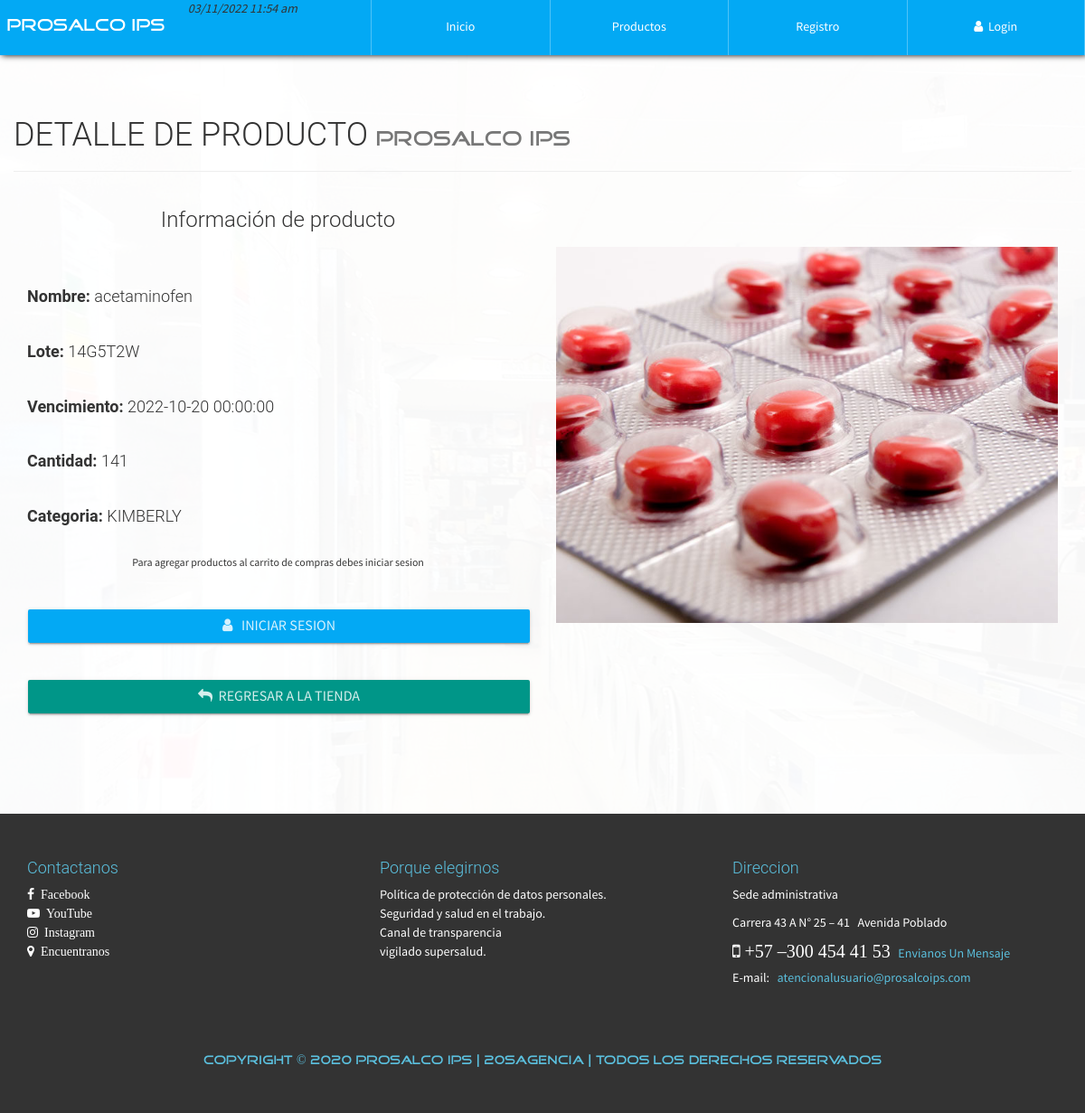
Before: /infoProd.php?CodigoProd=1234 with the older database file.
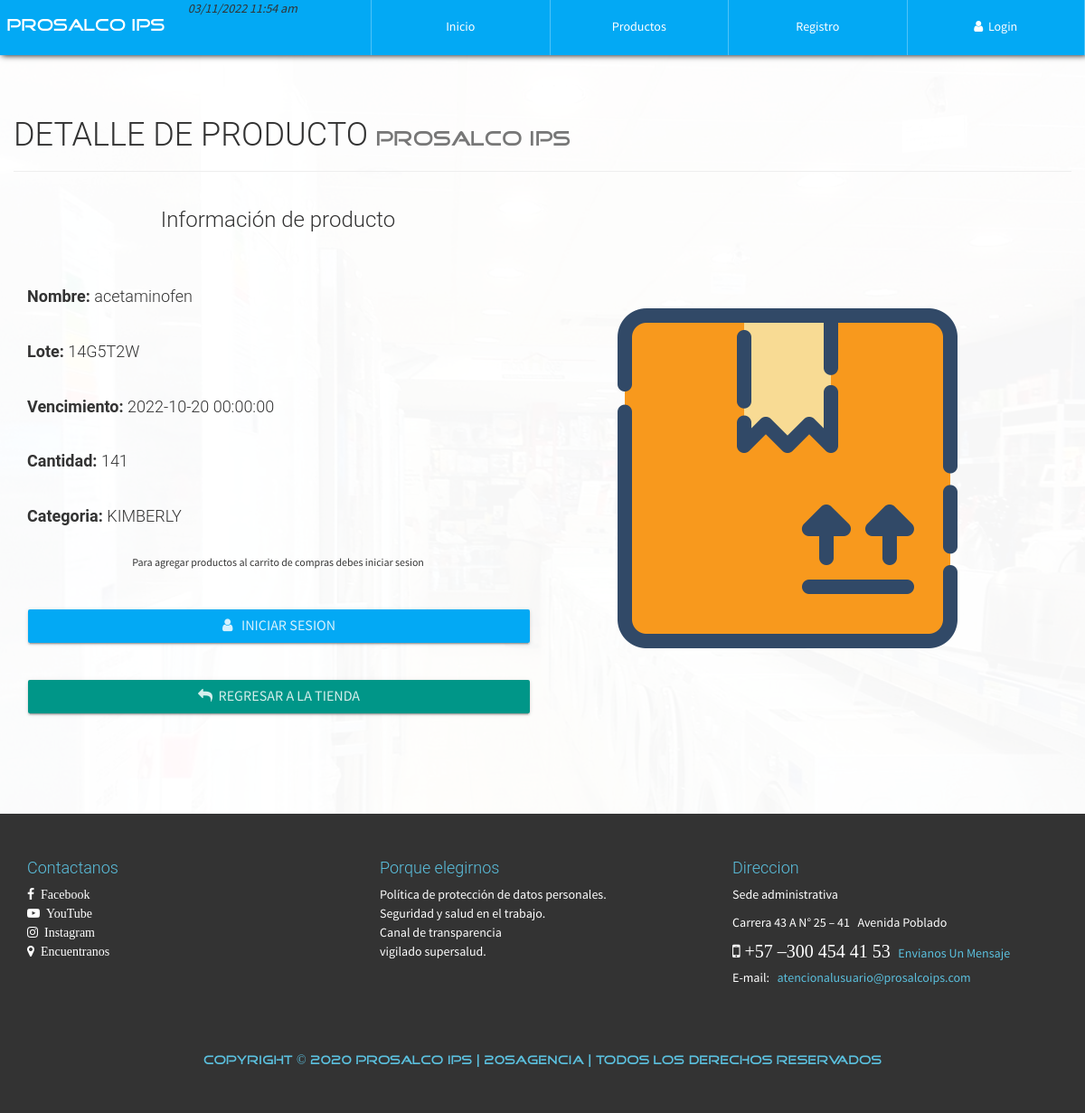
After: the same page with the newer database file.
### tables this page shows
CREATE TABLE `producto` (
  `id` int(20) NOT NULL,
  `CodigoProd` varchar(30) NOT NULL,
  `NombreProd` varchar(30) NOT NULL,
  `CodigoCat` varchar(30) NOT NULL,
  `presentacion` varchar(30) NOT NULL,
  `vencimiento` datetime NOT NULL,
  `invima` varchar(10) NOT NULL,
  `Marca` varchar(30) NOT NULL,
  `Stock` int(20) NOT NULL,
  `NITProveedor` varchar(30) NOT NULL,
   
  `Imagen` int(11) DEFAULT 0,
   
   
  `lote` varchar(15) NOT NULL
);

CREATE TABLE `categoria` (
  `CodigoCat` varchar(30) NOT NULL,
  `Nombre` varchar(30) NOT NULL,
  `Descripcion` text NOT NULL
);

### library/consulSQL.php (called while the page is built, shortened)
<?php
class ejecutarSQL {
    public static function conectar(){
        if(!$con=  mysqli_connect(SERVER,USER,PASS,BD)){
            echo "Error en el servidor, verifique sus datos";
        }
        mysqli_set_charset($con, "utf8");
        return $con;
    }
    public static function consultar($query) {
        if (!$consul = mysqli_query(ejecutarSQL::conectar(), $query)) {
            echo 'Error en la consulta SQL ejecutada';
        }
        return $consul;
    }
}
class consultasSQL{
    public static function clean_string($val){
        $val=trim($val);
        $val=stripslashes($val);
        $val=str_ireplace("<script>", "", $val);
        $val=str_ireplace("</script>", "", $val);
        $val=str_ireplace("<script src", "", $val);
        $val=str_ireplace("<script type=", "", $val);
        $val=str_ireplace("SELECT * FROM", "", $val);
        $val=str_ireplace("DELETE FROM", "", $val);
        $val=str_ireplace("INSERT INTO", "", $val);
        $val=str_ireplace("--", "", $val);
        $val=str_ireplace("^", "", $val);
        $val=str_ireplace("[", "", $val);
        $val=str_ireplace("]", "", $val);
        $val=str_ireplace("==", "", $val);
        $val=str_ireplace(";", "", $val);
        return $val;
    }
}

### infoProd.php (the view, shortened to what this page needs)
<?php
include './library/consulSQL.php';
?>
<!DOCTYPE html>
<html lang="es">
<head>
    <?php include './inc/link.php'; ?>
</head>
<body id="container-page-product">
    <?php include './inc/navbar.php'; ?>
    <section id="infoproduct">
        <div class="container">
            <div class="row">
                <div class="page-header">
                    <h1>DETALLE DE PRODUCTO <small class="tittles-pages-logo">PROSALCO IPS</small></h1>
                </div>
                <?php
                    $CodigoProducto=consultasSQL::clean_string($_GET['CodigoProd']);
                    $productoinfo=  ejecutarSQL::consultar("SELECT producto.CodigoProd,producto.NombreProd,producto.CodigoCat,categoria.Nombre,producto.lote,producto.presentacion,producto.vencimiento,producto.Stock,producto.Imagen FROM categoria INNER JOIN producto ON producto.CodigoCat=categoria.CodigoCat  WHERE CodigoProd='".$CodigoProducto."'");
                    while($fila=mysqli_fetch_array($productoinfo, MYSQLI_ASSOC)){
                        echo '
                            <div class="col-xs-12 col-sm-6">
                                <h3 class="text-center">Información de producto</h3>
                                <br><br>
                                <h4><strong>Nombre: </strong>'.$fila['NombreProd'].'</h4><br>
                                <h4><strong>Lote: </strong>'.$fila['lote'].'</h4><br>
                                <h4><strong>Vencimiento: </strong>'.$fila['vencimiento'].'</h4><br>
                                <h4><strong>Cantidad: </strong>'.$fila['Stock'].'</h4><br>
                                <h4><strong>Categoria: </strong>'.$fila['Nombre'].'</h4></br>';
                                if($fila['Stock']>=1){
                                    if($_SESSION['nombreAdmin']!="" || $_SESSION['nombreUser']!=""){
                                        echo '<form action="process/carrito.php" method="POST" class="FormCatElec" data-form="">
                                            <input type="hidden" value="'.$fila['CodigoProd'].'" name="codigo">
                                            <label class="text-center"><small>Agrega la cantidad de productos que añadiras al carrito de compras (Maximo '.$fila['Stock'].' productos)</small></label>
                                            <div class="form-group">
                                                <input type="number" class="form-control" value="1" min="1" max="'.$fila['Stock'].'" name="cantidad">
                                            </div>
                                            <button class="btn btn-lg btn-raised btn-success btn-block"><i class="fa fa-shopping-cart"></i>&nbsp;&nbsp; Añadir al carrito</button>
                                        </form>
                                        <div class="ResForm"></div>';
                                    }else{
                                        echo '<p class="text-center"><small>Para agregar productos al carrito de compras debes iniciar sesion</small></p><br>';
                                        echo '<button class="btn btn-lg btn-raised btn-info btn-block" data-toggle="modal" data-target=".modal-login"><i class="fa fa-user"></i>&nbsp;&nbsp; Iniciar sesion</button>';
                                    }
                                }else{
                                    echo '<p class="text-center text-danger lead">No hay existencias de este producto</p><br>';
                                }
                                if($fila['Imagen']!="" && is_file("./assets/img-products/".$fila['Imagen'])){
                                    $imagenFile="./assets/img-products/".$fila['Imagen'];
                                }else{
                                    $imagenFile="./assets/img-products/default.png";
                                }
                                echo '<br>
                                <a href="product.php" class="btn btn-lg btn-primary btn-raised btn-block"><i class="fa fa-mail-reply"></i>&nbsp;&nbsp;Regresar a la tienda</a>
                            </div>
                            <div class="col-xs-12 col-sm-6">
                                <br><br><br>
                                <img class="img-responsive" src="'.$imagenFile.'">
                            </div>';
                    }
                ?>
            </div>
        </div>
    </section>
    <?php include './inc/footer.php'; ?>
</body>
</html>

### inc/link.php (shortened to what this page needs)
<link rel="stylesheet" href="./css/font-awesome.min.css">
<link rel="stylesheet" href="./css/normalize.css">
<link rel="stylesheet" href="./css/bootstrap.min.css">
<link rel="stylesheet" href="./css/bootstrap-material-design.min.css">
<link rel="stylesheet" href="./css/ripples.min.css">
<link rel="stylesheet" href="./css/sweetalert.css">
<link rel="stylesheet" href="./css/media.css">
<link rel="stylesheet" href="./css/style.css">

### inc/navbar.php (shortened to what this page needs)
<nav id="navbar-auto-hidden">
        <div class="row hidden-xs">
            <div class="col-xs-4">
                <p class="text-navbar tittles-pages-logo">PROSALCO IPS</p> &nbsp;&nbsp;&nbsp;&nbsp;&nbsp;&nbsp;&nbsp;&nbsp;
                <em><?php date_default_timezone_set("America/Bogota");echo date("d/m/Y  h:i a");?></em>
            </div>
            <div class="col-xs-8">
              <div class="contenedor-tabla pull-right">
                <div class="contenedor-tr">
                  <a href="index.php" class="table-cell-td">Inicio</a>
                  <a href="product.php" class="table-cell-td">Productos</a>
                  <?php
                      if(!$_SESSION['nombreAdmin']==""){
                          echo '
                              <a href="carrito.php" class="table-cell-td">Carrito</a>
                              <a href="configAdmin.php" class="table-cell-td">Administración</a>
                              <a href="#!" class="table-cell-td exit-system">
                                  <i class="fa fa-user"></i>&nbsp;&nbsp;'.$_SESSION['nombreAdmin'].'
                              </a>
                           ';
                      }else{
                          echo '
                          <a href="registration.php" class="table-cell-td">Registro</a>
                              <a href="#" class="table-cell-td" data-toggle="modal" data-target=".modal-login">
                                  <i class="fa fa-user"></i>&nbsp;&nbsp;Login
                              </a>
                           ';
                      }
                  ?>
                </div>
              </div>
            </div>
        </div>
    </nav>

### inc/footer.php (shortened to what this page needs)
<footer>
    <div class="container">
        <div class="row">
            <div class="col-sm-4">
                <h4 class="text-footer">Contactanos</h4>
                <a href="https://www.facebook.com/IPSdeCorazon" target="_blank">
                    <i class="fa fa-facebook" aria-hidden="true">&nbsp; Facebook </i>
                </a><br>
                <a href="https://www.youtube.com/channel/UCf019Mhtm8LsS98Vllg1FOA" target="_blank">
                    <i class="fa fa-youtube-play" aria-hidden="true">&nbsp; YouTube </i>
                </a><br>
                <a href="https://instagram.com/prosalco_ips?igshid=YmMyMTA2M2Y=" target="_blank">
                    <i class="fa fa-instagram" aria-hidden="true">&nbsp; Instagram </i>
                </a><br>
                <a href="https://prosalcoips.com/" target="_blank">
                    <i class="fa fa-map-marker" aria-hidden="true">&nbsp; Encuentranos </i>
                </a>
            </div>
            <div class="col-sm-4">
                <h4 class="text-footer">Porque elegirnos</h4>
                <p>
                    Política de protección de datos personales.</br>
                    Seguridad y salud en el trabajo.</br>
                    Canal de transparencia</br>
                    vigilado supersalud.</br>
                </p>
            </div>
            <div class="col-sm-4">
                <h4 class="text-footer" >Direccion</h4>
                <p style="color: #FFF">Sede administrativa</p>
                <p style="color: #FFF">
Carrera 43 A N° 25 – 41 &nbsp;
Avenida Poblado</p>
                <p class="fa fa-mobile" style="font-size:20px"  aria-hidden="true"> +57 –300 454 41 53</p> &nbsp;&nbsp;<a href="https://wa.me/+57300454415" target="_blank" style="color: #5bc0de">Envianos Un Mensaje</a></br>
                E-mail: <a href="https://mail.google.com/mail/u/0/#inbox?compose=new" target="_blank" style="color: #5bc0de"> &nbsp; atencionalusuario@prosalcoips.com</a>
            </div>
        </div>
    </div>
    <br><br><br>
    <h5 class="text-center tittles-pages-logo text-footer">
Copyright © 2020 Prosalco IPS | 20sAgencia | Todos los derechos reservados</h5>
</footer>

### css/media.css (style rules this page uses)
@media (min-width: 1200px) { .contenedor-tabla { width: 90%; } }

### css/style.css (style rules this page uses)
body { font-family: "FontFamilySPro"; line-height: 1.5; font-size: 1.4em; width: 100%; height: 100%; margin: 0px; padding: 0px; background-position: center center; background-repeat: no-repeat; background-attachment: fixed; background-size: cover; background-color: #fff; }
nav { width: 100%; position: fixed; top: 0px; background-color: #03a9f4; box-shadow: 2px 0px 7px #000; z-index: 50; }
.contenedor-tabla { display: table; width: 100%; }
.contenedor-tr { display: table-row; width: 100%; }
.contenedor-tr > a { text-decoration: none; color: #fff; }
.contenedor-tr > a:last-child { border-right: 1px solid rgba(255, 255, 255,0.3); }
.table-cell-td { display: table-cell; padding: 20px 7px; border-left: 1px solid rgba(255, 255, 255,0.3); text-align: center; width: 20%; }
.text-navbar { color: #fff; font-size: 19px; float: left; margin-left: 2%; margin-top: 15px; }
section { width: 100%; margin: 0px; padding: 90px 0px; }
footer { width: 100%; color: #fff; background-color: #333; padding: 40px 0px; }
.text-footer { color: #5bc0de; }
footer a { color: #fff; }
.tittles-pages-logo { font-family: "FontFamilyLogo"; }
#container-page-product { background-image: url(../assets/img/font-registration.JPG); }
#store, #infoproduct, #container-pedido { background-color: rgba(255,255,255,.97); min-height: 900px; }

Changed rows visible on the page:
changed producto "acetaminofen": Imagen: picture removed, a placeholder shows
